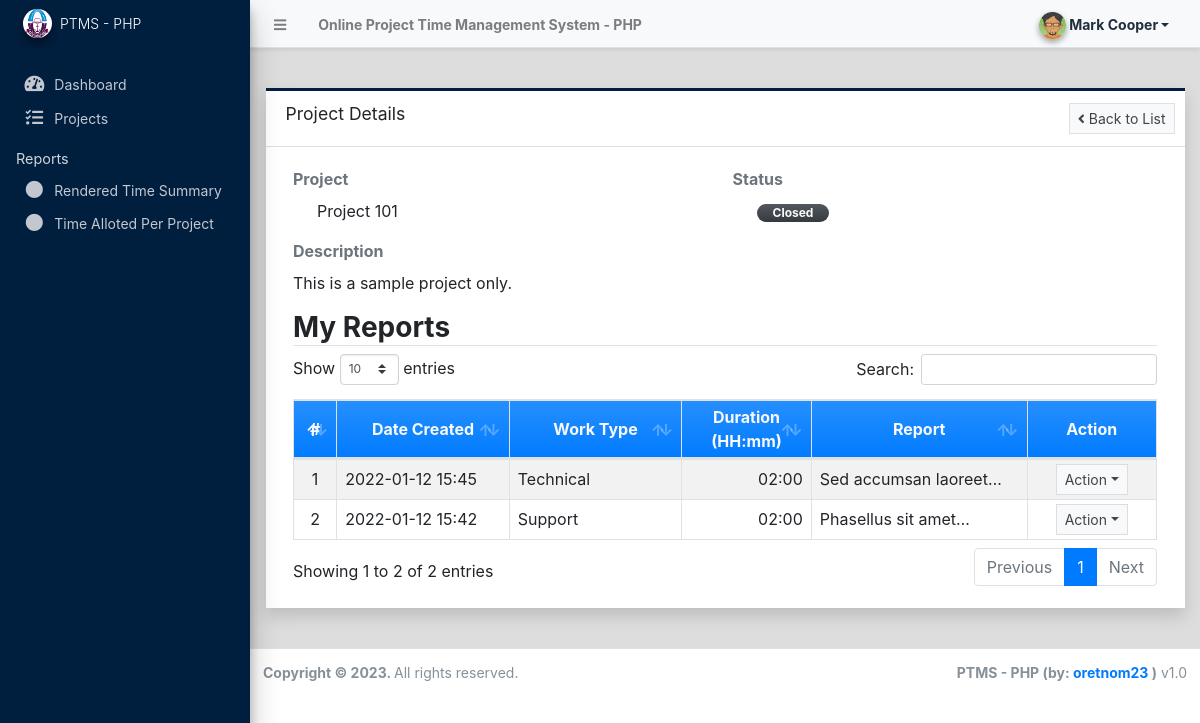
Page /?page=projects/view_project&id=1 (signed in) on the committed database.
### tables this page shows
CREATE TABLE `report_list` (
  `id` int(30) NOT NULL,
  `project_id` int(30) NOT NULL,
  `employee_id` int(30) NOT NULL,
  `work_type_id` int(30) NOT NULL,
  `description` text NOT NULL,
  `datetime_from` datetime NOT NULL,
  `datetime_to` datetime NOT NULL,
  `duration` float NOT NULL DEFAULT 0,
  `date_created` datetime NOT NULL DEFAULT current_timestamp(),
  `date_updated` datetime DEFAULT NULL ON UPDATE current_timestamp()
);

CREATE TABLE `work_type_list` (
  `id` int(30) NOT NULL,
  `name` text NOT NULL,
  `description` text NOT NULL,
  `status` tinyint(4) NOT NULL DEFAULT 1,
  `delete_flag` tinyint(1) NOT NULL DEFAULT 0,
  `date_created` datetime NOT NULL DEFAULT current_timestamp(),
  `date_updated` datetime DEFAULT NULL ON UPDATE current_timestamp()
);

### classes/DBConnection.php (called while the page is built, shortened)
<?php
class DBConnection{
    private $host = DB_SERVER;
    private $username = DB_USERNAME;
    private $password = DB_PASSWORD;
    private $database = DB_NAME;
    public $conn;
    public function __construct(){
        if (!isset($this->conn)) {
            $this->conn = new mysqli($this->host, $this->username, $this->password, $this->database);
        }
    }
}
?>

### classes/SystemSettings.php (called while the page is built, shortened)
<?php
class SystemSettings extends DBConnection{
	function userdata($field = ''){
		if(!empty($field)){
			if(isset($_SESSION['userdata'][$field]))
				return $_SESSION['userdata'][$field];
			else
				return null;
		}else{
			return false;
		}
	}
}
$_settings = new SystemSettings();
?>

### projects/view_project.php (the view, shortened to what this page needs)
<?php
function duration($dur = 0){
    $hours = floor($dur / (60 * 60));
    $min = floor($dur / (60)) - ($hours*60);
    $dur = sprintf("%'.02d",$hours).":".sprintf("%'.02d",$min);
    return $dur;
}
?>
<div class="content py-4">
    <div class="card card-outline card-navy shadow rounded-0">
        <div class="card-header">
            <h5 class="card-title">Project Details</h5>
            <div class="card-tools">
                <a href="./?page=projects" class="btn btn-default border btn-sm btn-flat"><i class="fa fa-angle-left"></i> Back to List</a>
            </div>
        </div>
        <div class="card-body">
            <div class="container-fluid">
                <div class="row">
                    <div class="col-md-6">
                        <div class="form-group">
                            <label class="control-label text-muted">Project</label>
                            <div class="pl-4"><?= isset($name) ? $name : 'N/A' ?></div>
                        </div>
                    </div>
                    <div class="col-md-6">
                        <div class="form-group">
                            <label class="control-label text-muted">Status</label>
                            <div class="pl-4">
                                <?php
                                    switch ($status){
                                        case 2:
                                            echo '<span class="rounded-pill badge badge-dark bg-gradient-dark px-3 text-light">Closed</span>';
                                            break;
                                    }
                                ?>
                            </div>
                        </div>
                    </div>
                </div>
                <div class="row">
                    <div class="col-md-12">
                        <label class="control-label text-muted">Description</label>
                        <div>
                            <?= html_entity_decode($description) ?>
                        </div>
                    </div>
                </div>
                <h3 class="border-bottom"><b>My Reports</b></h3>
                <table class="table table-bordered table-striped">
                    <colgroup>
                        <col width="5%">
                        <col width="20%">
                        <col width="20%">
                        <col width="15%">
                        <col width="25%">
                        <col width="15%">
                    </colgroup>
                    <thead>
                        <tr class="bg-gradient-primary text-light">
                            <th class="text-center">#</th>
                            <th class="text-center">Date Created</th>
                            <th class="text-center">Work Type</th>
                            <th class="text-center">Duration (HH:mm)</th>
                            <th class="text-center">Report</th>
                            <th class="text-center">Action</th>
                        </tr>
                    </thead>
                    <tbody>
                        <?php
                            $i = 1;
                            $qry = $conn->query("SELECT r.*, w.name as work_type FROM `report_list` r inner join `work_type_list` w on r.work_type_id = w.id where r.project_id = '{$id}' and r.employee_id = '{$_settings->userdata('id')}' order by unix_timestamp(r.date_created) desc ");
                            while($row = $qry->fetch_assoc()):
                        ?>
                            <tr>
                                <td class="px-2 py-1 text-center"><?= $i++; ?></td>
                                <td class="px-2 py-1"><?= date("Y-m-d H:i",strtotime($row['date_created'])) ?></td>
                                <td class="px-2 py-1"><?= $row['work_type'] ?></td>
                                <td class="px-2 py-1 text-right"><?= duration($row['duration']) ?></td>
                                <td class="px-2 py-1"><p class="m-0 truncate-1"><?= strip_tags(html_entity_decode($row['description'])) ?></p></td>
                                <td class="px-2 py-1 text-center">
                                    <button type="button" class="btn btn-flat btn-default btn-sm dropdown-toggle dropdown-icon" data-toggle="dropdown">
                                            Action
                                    </button>
                                </td>
                            </tr>
                        <?php endwhile; ?>
                    </tbody>
                </table>
            </div>
        </div>
    </div>
</div>

### rows in the picture
report_list: date_created "2022-01-12 15:45", work_type.name "Technical", duration "02:00", description "Sed accumsan…"
report_list: date_created "2022-01-12 15:42", work_type.name "Support", duration "02:00", description "Phasellus sit…"

### other values in the picture
$_settings->info('name') "Online Project Time Management System - PHP"
$_settings->userdata('firstname').' '.$_settings->userdata('lastname') "Mark Cooper"
$_settings->info('short_name') "PTMS - PHP"
$name "Project 101"
html_entity_decode($description) "This is a sample project only."
